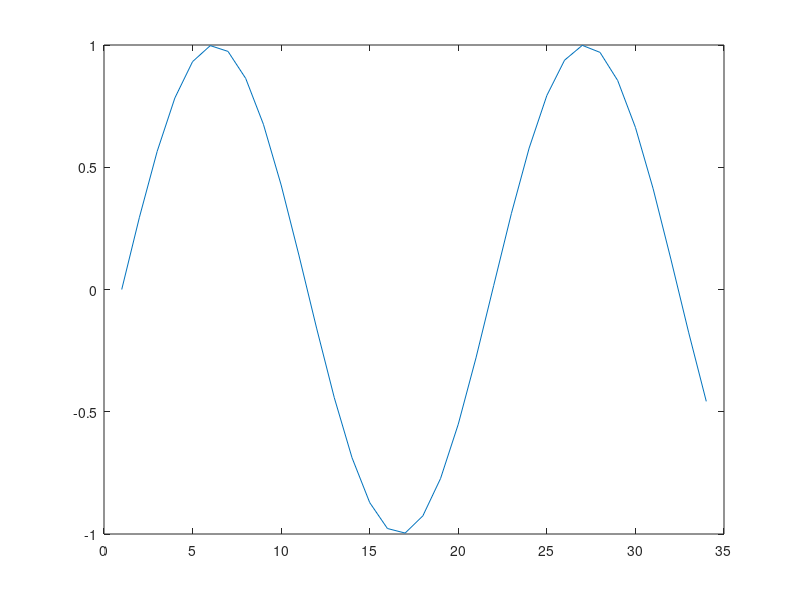
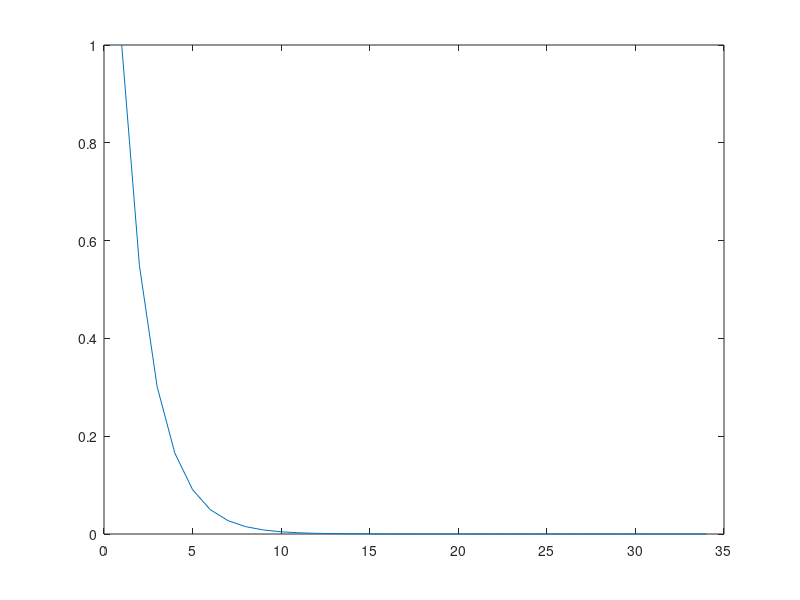
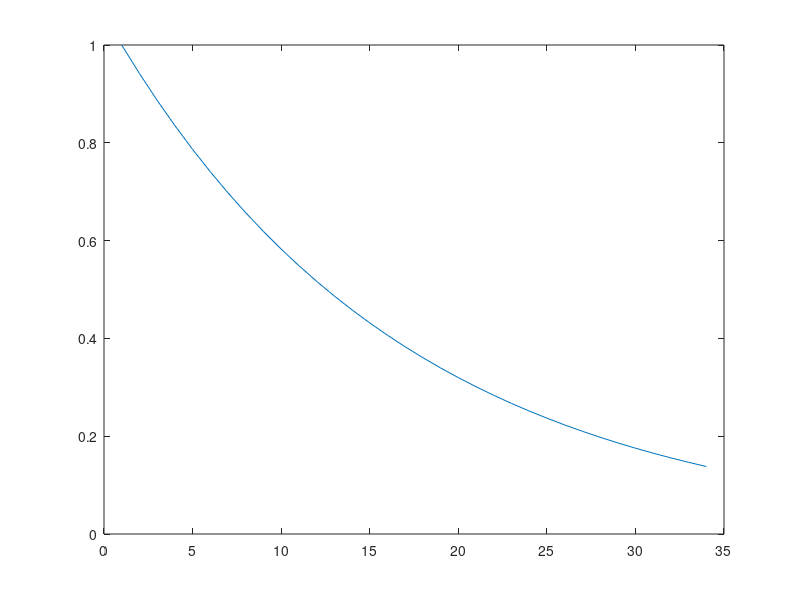
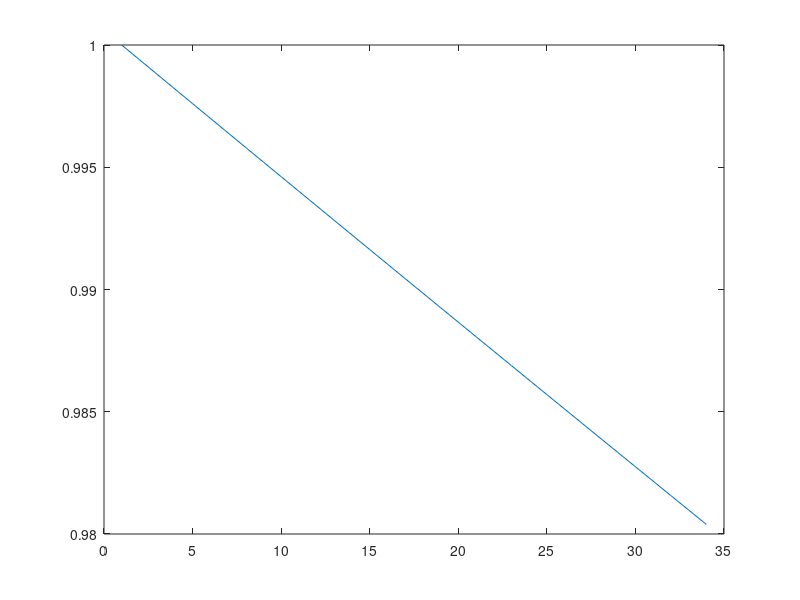

These figures' MATLAB source, in order:
clear all
close all 
clc

t = 0:0.3:10;

x = sin(t);
figure(1);
plot(x);

y = exp(-2*t);
figure(2);
plot(y);

z = exp(-0.2*t);
figure(3);
plot(z);

k = exp(-0.002*t);
figure(4);
plot(k);


